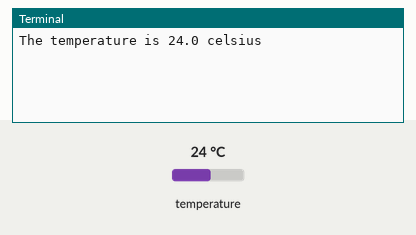
Simulated run of this program. Board: Raspberry Pi (BCM pin numbers). Shown: the last lines printed to the terminal. The inputs (shaded band) are chosen by the test bench; at power-on: temperature 24 °C.

Above: at 1.2 s.
1.3 s: temperature set to 12 °C
At 3.5 s:
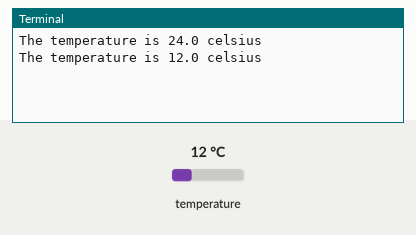
3.8 s: temperature set to 19 °C
At 5.7 s:
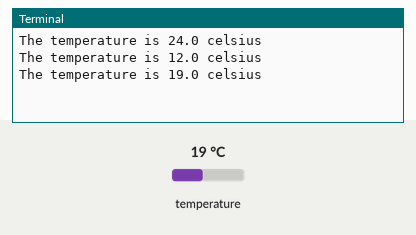
Timing chart, 0 to 7.2 s (numbered marks = the images above; inputs shaded):
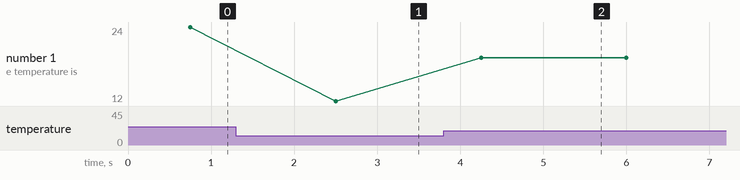

Measured:
- after the input at 1.3 s, the terminal: prints a new line after 1.2 s (image 1)
- after the input at 3.8 s, the terminal: prints a new line after 0.45 s (image 2)
- plotted number 1: 24 → 12 after the input at 1.3 s, 12 → 19 after the input at 3.8 s

The program:

nickTemp01.py
```python
#sudo pip3 install w1thermsensor

import time
from w1thermsensor import W1ThermSensor
sensor = W1ThermSensor()
sensor.set_precision(9)

while True:
    temperature = sensor.get_temperature()
    print("The temperature is %s celsius" % temperature)
    time.sleep(1)
```
